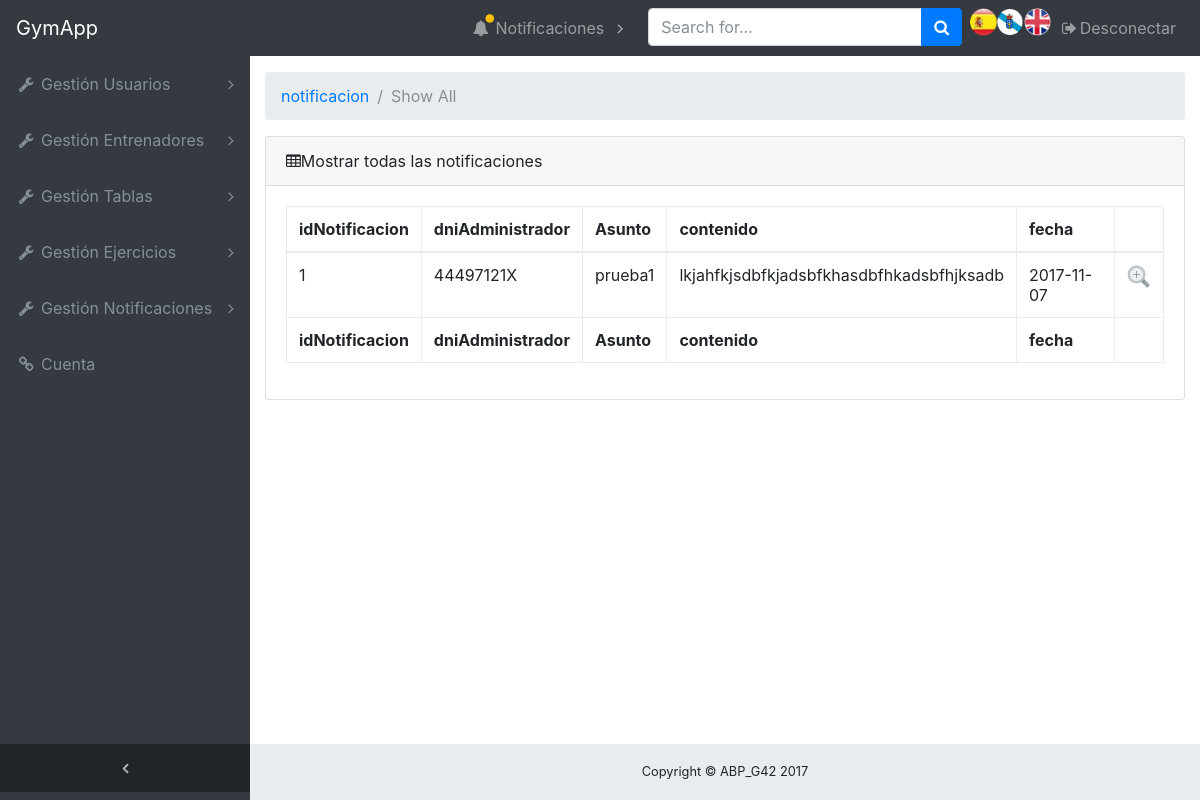
The page /ABP/Controller/notificacion_Controller.php (signed in) on the database its author committed.
### tables this page shows
CREATE TABLE IF NOT EXISTS `notificacion` (
  `idNotificacion` bigint(20) NOT NULL,
  `dniAdministrador` varchar(10) NOT NULL,
  `Asunto` varchar(50) DEFAULT NULL,
  `contenido` text,
  `fecha` date NOT NULL
);

### ABP/Model/notificacion_Model.php (called while the page is built, shortened)
<?php
class notificacion_Model
{
            var $idNotificacion;
            var $dniAdministrador;
            var $Asunto;
            var $contenido;
            var $fecha;
        function __construct($idNotificacion, $dniAdministrador,$Asunto,$contenido,$fecha){
            $this->idNotificacion = $idNotificacion;
            $this->dniAdministrador = $dniAdministrador;
            $this->Asunto = $Asunto;
            $this->contenido = $contenido;
                if($fecha == ''){
                           $this->fecha = $fecha;
                }else{
                       $this->fecha = date_format(date_create($fecha), 'Y-m-d');
                }
    include_once 'Access_DB.php';
    $this->mysqli = ConnectDB();
}
function SEARCH()
{
    $sql = "select
                        idNotificacion,
                        dniAdministrador,
                        Asunto,
                        contenido,
                        fecha
                from notificacion
                where
                    ((
                        idNotificacion LIKE '%$this->idNotificacion%')&&
                         (dniAdministrador LIKE '%$this->dniAdministrador%')&&
                         (Asunto LIKE '%$this->Asunto%')&&
                         (contenido LIKE '%$this->contenido%')&&
                         (fecha LIKE '%$this->fecha%'))";
    if (!($resultado = $this->mysqli->query($sql))){
        return 'Error en la consulta sobre la base de datos';
    }
    else{
        return $resultado;
    }
}
}
?>

### ABP/Model/Access_DB.php (called while the page is built, shortened)
<?php
function ConnectDB()
{
    $mysqli = new mysqli("localhost", USER , PASS , DB);
    if ($mysqli->connect_errno) {
        include '../View/MESSAGE_View.php';
        new MESSAGE("Fallo al conectar a MySQL: (" . $mysqli->connect_errno . ") " . $mysqli->connect_error, '../index.php');
        return false;
    }
    else{
        return $mysqli;
    }
}
?>

### ABP/Model/usuario_Model.php (called while the page is built, shortened)
<?php
class usuario_Model
{
        function __construct($dni,$nombre,$apellidos,$edad,$contraseña,$email,$telefono,$fechaAlta){
            $this->dni = $dni;
    include_once 'Access_DB.php';
}
}
?>

### ABP/View/notificacion_SHOWALL_View.php (the view, shortened to what this page needs)
<?php
    class notificacion_SHOWALL {
        private $datos;
        function __construct($array, $datos, $usuario){
            $this->datos = $datos;
            $this->lista = $array;
            $this->render();
        }
        function render(){   include '../View/Header.php';
            include '../View/menuLateral.php';
            include '../View/notificacionesMenu.php';
                include '../View/menuSuperior.php';
?>
<div class="content-wrapper">
            <div class="container-fluid">
                <ol class="breadcrumb">
                    <li class="breadcrumb-item">
                        <a href="#">notificacion</a>
                    </li>
                    <li class="breadcrumb-item active">Show All</li>
                </ol>
                <div class="card mb-3">
                    <div class="card-header">
                        <i class="fa fa-table"></i>Mostrar todas las notificaciones</div>
                    <div class="card-body">
                        <div class="table-responsive">
            <table class="table table-bordered" id="dataTable" width="100%" cellspacing="0" >
                <thead>
                                    <tr>
                                          <?php
                                     foreach($this->lista as $titulo){
?>
                                        <th >
<?php
                                        echo $strings[$titulo];
?>
                                        </th>
<?php
                                    }
    ?>                                  <th>
                                        </th>
                                    </tr>
                                </thead>
                                <tfoot>
                                     <tr>
                                            <?php
                                     foreach($this->lista as $titulo){
?>
                                        <th>
<?php
                                        echo $strings[$titulo];
?>
                                        </th>
<?php
                                    }
    ?>                                  <th>
                                        </th>
                                    </tr>
                                </tfoot>
                                <tbody>
<?php
                foreach($this->datos as $datos){
?>
                    <tr>
<?php
                    for($i=0;$i<count($this->lista);$i++){
?>
                        <td>
<?php
                        echo $datos[$this->lista[$i]];
?>
                        </td>
<?php
                    }
                    ?>
                    <td>
                    <a href='../Controller/notificacion_Controller.php?idNotificacion=<?php echo $datos['idNotificacion']; ?>&dni=<?php echo $usuario->dni;?>&action=SHOWCURRENT'>
                                    <img src='../View/Icons/detalle.png'>
            </a>
                    </td>
                    </tr>
<?php
                    }
?>
            </tbody>
                            </table>
                              </div>
                    </div>
                </div>
<?php
            include '../View/Footer.php';
        }
    }
?>

### rows shown on the page
notificacion: idNotificacion "1", dniAdministrador "44497121X", Asunto "prueba1", contenido "lkjahfkjsdbfkjadsbfkhasdbfhkadsbfhjksadb", fecha "2017-11-07"

### other values the page prints
$strings[$titulo] "idNotificacion"
$strings[$titulo] "dniAdministrador"
$strings[$titulo] "Asunto"
$strings[$titulo] "contenido"
$strings[$titulo] "fecha"
